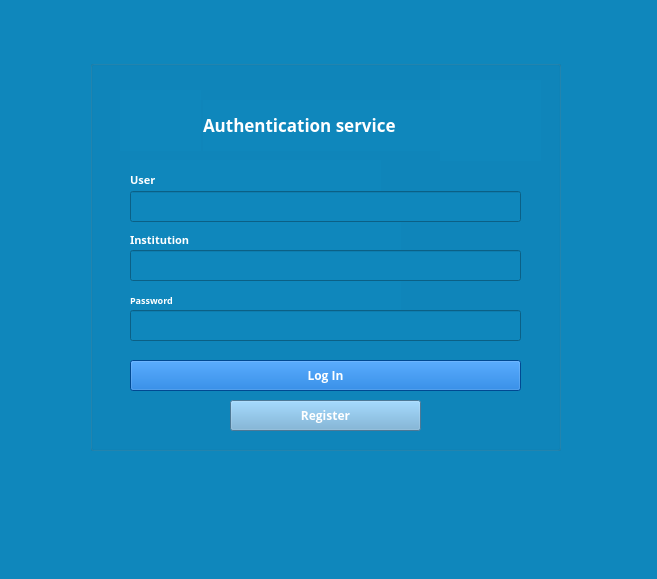
<?xml version="1.0" encoding="UTF-8"?>
<ui version="4.0">
 <class>LogIn</class>
 <widget class="QMainWindow" name="LogIn">
  <property name="geometry">
   <rect>
    <x>0</x>
    <y>0</y>
    <width>657</width>
    <height>579</height>
   </rect>
  </property>
  <property name="font">
   <font>
    <family>Neue Haas Grotesk Text Pro Extr</family>
   </font>
  </property>
  <property name="windowTitle">
   <string>Log In</string>
  </property>
  <property name="styleSheet">
   <string notr="true">background-color: #0F87BC</string>
  </property>
  <widget class="QWidget" name="centralwidget">
   <widget class="QLabel" name="label">
    <property name="geometry">
     <rect>
      <x>120</x>
      <y>90</y>
      <width>81</width>
      <height>61</height>
     </rect>
    </property>
    <property name="text">
     <string/>
    </property>
    <property name="pixmap">
     <pixmap>images/FacInformatica_p-removebg-preview.png</pixmap>
    </property>
   </widget>
   <widget class="QLabel" name="label_2">
    <property name="geometry">
     <rect>
      <x>440</x>
      <y>80</y>
      <width>101</width>
      <height>81</height>
     </rect>
    </property>
    <property name="text">
     <string/>
    </property>
    <property name="pixmap">
     <pixmap>images/LOGOTIPO leyenda color PNG.png</pixmap>
    </property>
    <property name="scaledContents">
     <bool>true</bool>
    </property>
   </widget>
   <widget class="QGroupBox" name="groupBox">
    <property name="geometry">
     <rect>
      <x>90</x>
      <y>60</y>
      <width>471</width>
      <height>391</height>
     </rect>
    </property>
    <property name="palette">
     <palette>
      <active>
       <colorrole role="WindowText">
        <brush brushstyle="SolidPattern">
         <color alpha="255">
          <red>255</red>
          <green>255</green>
          <blue>255</blue>
         </color>
        </brush>
       </colorrole>
       <colorrole role="Button">
        <brush brushstyle="SolidPattern">
         <color alpha="255">
          <red>15</red>
          <green>135</green>
          <blue>188</blue>
         </color>
        </brush>
       </colorrole>
       <colorrole role="Midlight">
        <brush brushstyle="SolidPattern">
         <color alpha="255">
          <red>255</red>
          <green>255</green>
          <blue>255</blue>
         </color>
        </brush>
       </colorrole>
       <colorrole role="Text">
        <brush brushstyle="SolidPattern">
         <color alpha="255">
          <red>255</red>
          <green>255</green>
          <blue>255</blue>
         </color>
        </brush>
       </colorrole>
       <colorrole role="ButtonText">
        <brush brushstyle="SolidPattern">
         <color alpha="255">
          <red>255</red>
          <green>255</green>
          <blue>255</blue>
         </color>
        </brush>
       </colorrole>
       <colorrole role="Base">
        <brush brushstyle="SolidPattern">
         <color alpha="255">
          <red>15</red>
          <green>135</green>
          <blue>188</blue>
         </color>
        </brush>
       </colorrole>
       <colorrole role="Window">
        <brush brushstyle="SolidPattern">
         <color alpha="255">
          <red>15</red>
          <green>135</green>
          <blue>188</blue>
         </color>
        </brush>
       </colorrole>
      </active>
      <inactive>
       <colorrole role="WindowText">
        <brush brushstyle="SolidPattern">
         <color alpha="255">
          <red>255</red>
          <green>255</green>
          <blue>255</blue>
         </color>
        </brush>
       </colorrole>
       <colorrole role="Button">
        <brush brushstyle="SolidPattern">
         <color alpha="255">
          <red>15</red>
          <green>135</green>
          <blue>188</blue>
         </color>
        </brush>
       </colorrole>
       <colorrole role="Midlight">
        <brush brushstyle="SolidPattern">
         <color alpha="255">
          <red>255</red>
          <green>255</green>
          <blue>255</blue>
         </color>
        </brush>
       </colorrole>
       <colorrole role="Text">
        <brush brushstyle="SolidPattern">
         <color alpha="255">
          <red>255</red>
          <green>255</green>
          <blue>255</blue>
         </color>
        </brush>
       </colorrole>
       <colorrole role="ButtonText">
        <brush brushstyle="SolidPattern">
         <color alpha="255">
          <red>255</red>
          <green>255</green>
          <blue>255</blue>
         </color>
        </brush>
       </colorrole>
       <colorrole role="Base">
        <brush brushstyle="SolidPattern">
         <color alpha="255">
          <red>15</red>
          <green>135</green>
          <blue>188</blue>
         </color>
        </brush>
       </colorrole>
       <colorrole role="Window">
        <brush brushstyle="SolidPattern">
         <color alpha="255">
          <red>15</red>
          <green>135</green>
          <blue>188</blue>
         </color>
        </brush>
       </colorrole>
      </inactive>
      <disabled>
       <colorrole role="WindowText">
        <brush brushstyle="SolidPattern">
         <color alpha="255">
          <red>120</red>
          <green>120</green>
          <blue>120</blue>
         </color>
        </brush>
       </colorrole>
       <colorrole role="Button">
        <brush brushstyle="SolidPattern">
         <color alpha="255">
          <red>15</red>
          <green>135</green>
          <blue>188</blue>
         </color>
        </brush>
       </colorrole>
       <colorrole role="Midlight">
        <brush brushstyle="SolidPattern">
         <color alpha="255">
          <red>255</red>
          <green>255</green>
          <blue>255</blue>
         </color>
        </brush>
       </colorrole>
       <colorrole role="Text">
        <brush brushstyle="SolidPattern">
         <color alpha="255">
          <red>120</red>
          <green>120</green>
          <blue>120</blue>
         </color>
        </brush>
       </colorrole>
       <colorrole role="ButtonText">
        <brush brushstyle="SolidPattern">
         <color alpha="255">
          <red>120</red>
          <green>120</green>
          <blue>120</blue>
         </color>
        </brush>
       </colorrole>
       <colorrole role="Base">
        <brush brushstyle="SolidPattern">
         <color alpha="255">
          <red>15</red>
          <green>135</green>
          <blue>188</blue>
         </color>
        </brush>
       </colorrole>
       <colorrole role="Window">
        <brush brushstyle="SolidPattern">
         <color alpha="255">
          <red>15</red>
          <green>135</green>
          <blue>188</blue>
         </color>
        </brush>
       </colorrole>
      </disabled>
     </palette>
    </property>
    <property name="font">
     <font>
      <family>Neue Haas Grotesk Text Pro Extr</family>
     </font>
    </property>
    <property name="title">
     <string/>
    </property>
    <widget class="QLabel" name="LogIn_3">
     <property name="geometry">
      <rect>
       <x>40</x>
       <y>100</y>
       <width>251</width>
       <height>41</height>
      </rect>
     </property>
     <property name="font">
      <font>
       <family>Neue Haas Grotesk Text Pro Extr</family>
       <pointsize>8</pointsize>
       <weight>75</weight>
       <bold>true</bold>
      </font>
     </property>
     <property name="text">
      <string>&lt;html&gt;
  &lt;head&gt;
    &lt;style&gt;
      p {
        color: white;
      }
    &lt;/style&gt;
  &lt;/head&gt;
  &lt;body&gt;
    &lt;p&gt;User&lt;/p&gt;
  &lt;/body&gt;
&lt;/html&gt;</string>
     </property>
    </widget>
    <widget class="QLabel" name="LogIn_4">
     <property name="geometry">
      <rect>
       <x>40</x>
       <y>220</y>
       <width>271</width>
       <height>41</height>
      </rect>
     </property>
     <property name="font">
      <font>
       <family>Neue Haas Grotesk Text Pro Extr</family>
       <pointsize>7</pointsize>
       <weight>75</weight>
       <bold>true</bold>
      </font>
     </property>
     <property name="text">
      <string>&lt;html&gt;
  &lt;head&gt;
    &lt;style&gt;
      p {
         color: white;
      }
    &lt;/style&gt;
  &lt;/head&gt;
  &lt;body&gt;
    &lt;p&gt;Password&lt;/p&gt;
  &lt;/body&gt;
&lt;/html&gt;</string>
     </property>
    </widget>
    <widget class="QPushButton" name="botonLogIn">
     <property name="geometry">
      <rect>
       <x>40</x>
       <y>300</y>
       <width>391</width>
       <height>31</height>
      </rect>
     </property>
     <property name="palette">
      <palette>
       <active>
        <colorrole role="WindowText">
         <brush brushstyle="SolidPattern">
          <color alpha="255">
           <red>255</red>
           <green>255</green>
           <blue>255</blue>
          </color>
         </brush>
        </colorrole>
        <colorrole role="Button">
         <brush brushstyle="SolidPattern">
          <color alpha="255">
           <red>0</red>
           <green>102</green>
           <blue>204</blue>
          </color>
         </brush>
        </colorrole>
        <colorrole role="Light">
         <brush brushstyle="SolidPattern">
          <color alpha="255">
           <red>255</red>
           <green>255</green>
           <blue>255</blue>
          </color>
         </brush>
        </colorrole>
        <colorrole role="Midlight">
         <brush brushstyle="SolidPattern">
          <color alpha="255">
           <red>255</red>
           <green>255</green>
           <blue>255</blue>
          </color>
         </brush>
        </colorrole>
        <colorrole role="Dark">
         <brush brushstyle="SolidPattern">
          <color alpha="255">
           <red>127</red>
           <green>127</green>
           <blue>127</blue>
          </color>
         </brush>
        </colorrole>
        <colorrole role="Mid">
         <brush brushstyle="SolidPattern">
          <color alpha="255">
           <red>170</red>
           <green>170</green>
           <blue>170</blue>
          </color>
         </brush>
        </colorrole>
        <colorrole role="Text">
         <brush brushstyle="SolidPattern">
          <color alpha="255">
           <red>255</red>
           <green>255</green>
           <blue>255</blue>
          </color>
         </brush>
        </colorrole>
        <colorrole role="BrightText">
         <brush brushstyle="SolidPattern">
          <color alpha="255">
           <red>255</red>
           <green>255</green>
           <blue>255</blue>
          </color>
         </brush>
        </colorrole>
        <colorrole role="ButtonText">
         <brush brushstyle="SolidPattern">
          <color alpha="255">
           <red>255</red>
           <green>255</green>
           <blue>255</blue>
          </color>
         </brush>
        </colorrole>
        <colorrole role="Base">
         <brush brushstyle="SolidPattern">
          <color alpha="255">
           <red>0</red>
           <green>102</green>
           <blue>204</blue>
          </color>
         </brush>
        </colorrole>
        <colorrole role="Window">
         <brush brushstyle="SolidPattern">
          <color alpha="255">
           <red>0</red>
           <green>102</green>
           <blue>204</blue>
          </color>
         </brush>
        </colorrole>
        <colorrole role="Shadow">
         <brush brushstyle="SolidPattern">
          <color alpha="255">
           <red>0</red>
           <green>0</green>
           <blue>0</blue>
          </color>
         </brush>
        </colorrole>
        <colorrole role="AlternateBase">
         <brush brushstyle="SolidPattern">
          <color alpha="255">
           <red>255</red>
           <green>255</green>
           <blue>255</blue>
          </color>
         </brush>
        </colorrole>
        <colorrole role="ToolTipBase">
         <brush brushstyle="SolidPattern">
          <color alpha="255">
           <red>255</red>
           <green>255</green>
           <blue>220</blue>
          </color>
         </brush>
        </colorrole>
        <colorrole role="ToolTipText">
         <brush brushstyle="SolidPattern">
          <color alpha="255">
           <red>0</red>
           <green>0</green>
           <blue>0</blue>
          </color>
         </brush>
        </colorrole>
       </active>
       <inactive>
        <colorrole role="WindowText">
         <brush brushstyle="SolidPattern">
          <color alpha="255">
           <red>255</red>
           <green>255</green>
           <blue>255</blue>
          </color>
         </brush>
        </colorrole>
        <colorrole role="Button">
         <brush brushstyle="SolidPattern">
          <color alpha="255">
           <red>0</red>
           <green>102</green>
           <blue>204</blue>
          </color>
         </brush>
        </colorrole>
        <colorrole role="Light">
         <brush brushstyle="SolidPattern">
          <color alpha="255">
           <red>255</red>
           <green>255</green>
           <blue>255</blue>
          </color>
         </brush>
        </colorrole>
        <colorrole role="Midlight">
         <brush brushstyle="SolidPattern">
          <color alpha="255">
           <red>255</red>
           <green>255</green>
           <blue>255</blue>
          </color>
         </brush>
        </colorrole>
        <colorrole role="Dark">
         <brush brushstyle="SolidPattern">
          <color alpha="255">
           <red>127</red>
           <green>127</green>
           <blue>127</blue>
          </color>
         </brush>
        </colorrole>
        <colorrole role="Mid">
         <brush brushstyle="SolidPattern">
          <color alpha="255">
           <red>170</red>
           <green>170</green>
           <blue>170</blue>
          </color>
         </brush>
        </colorrole>
        <colorrole role="Text">
         <brush brushstyle="SolidPattern">
          <color alpha="255">
           <red>255</red>
           <green>255</green>
           <blue>255</blue>
          </color>
         </brush>
        </colorrole>
        <colorrole role="BrightText">
         <brush brushstyle="SolidPattern">
          <color alpha="255">
           <red>255</red>
           <green>255</green>
           <blue>255</blue>
          </color>
         </brush>
        </colorrole>
        <colorrole role="ButtonText">
         <brush brushstyle="SolidPattern">
          <color alpha="255">
           <red>255</red>
           <green>255</green>
           <blue>255</blue>
          </color>
         </brush>
        </colorrole>
        <colorrole role="Base">
         <brush brushstyle="SolidPattern">
          <color alpha="255">
           <red>0</red>
           <green>102</green>
           <blue>204</blue>
          </color>
         </brush>
        </colorrole>
        <colorrole role="Window">
         <brush brushstyle="SolidPattern">
          <color alpha="255">
           <red>0</red>
           <green>102</green>
           <blue>204</blue>
          </color>
         </brush>
        </colorrole>
        <colorrole role="Shadow">
         <brush brushstyle="SolidPattern">
          <color alpha="255">
           <red>0</red>
           <green>0</green>
           <blue>0</blue>
          </color>
         </brush>
        </colorrole>
        <colorrole role="AlternateBase">
         <brush brushstyle="SolidPattern">
          <color alpha="255">
           <red>255</red>
           <green>255</green>
           <blue>255</blue>
          </color>
         </brush>
        </colorrole>
        <colorrole role="ToolTipBase">
         <brush brushstyle="SolidPattern">
          <color alpha="255">
           <red>255</red>
           <green>255</green>
           <blue>220</blue>
          </color>
         </brush>
        </colorrole>
        <colorrole role="ToolTipText">
         <brush brushstyle="SolidPattern">
          <color alpha="255">
           <red>0</red>
           <green>0</green>
           <blue>0</blue>
          </color>
         </brush>
        </colorrole>
       </inactive>
       <disabled>
        <colorrole role="WindowText">
         <brush brushstyle="SolidPattern">
          <color alpha="255">
           <red>127</red>
           <green>127</green>
           <blue>127</blue>
          </color>
         </brush>
        </colorrole>
        <colorrole role="Button">
         <brush brushstyle="SolidPattern">
          <color alpha="255">
           <red>0</red>
           <green>102</green>
           <blue>204</blue>
          </color>
         </brush>
        </colorrole>
        <colorrole role="Light">
         <brush brushstyle="SolidPattern">
          <color alpha="255">
           <red>255</red>
           <green>255</green>
           <blue>255</blue>
          </color>
         </brush>
        </colorrole>
        <colorrole role="Midlight">
         <brush brushstyle="SolidPattern">
          <color alpha="255">
           <red>255</red>
           <green>255</green>
           <blue>255</blue>
          </color>
         </brush>
        </colorrole>
        <colorrole role="Dark">
         <brush brushstyle="SolidPattern">
          <color alpha="255">
           <red>127</red>
           <green>127</green>
           <blue>127</blue>
          </color>
         </brush>
        </colorrole>
        <colorrole role="Mid">
         <brush brushstyle="SolidPattern">
          <color alpha="255">
           <red>170</red>
           <green>170</green>
           <blue>170</blue>
          </color>
         </brush>
        </colorrole>
        <colorrole role="Text">
         <brush brushstyle="SolidPattern">
          <color alpha="255">
           <red>127</red>
           <green>127</green>
           <blue>127</blue>
          </color>
         </brush>
        </colorrole>
        <colorrole role="BrightText">
         <brush brushstyle="SolidPattern">
          <color alpha="255">
           <red>255</red>
           <green>255</green>
           <blue>255</blue>
          </color>
         </brush>
        </colorrole>
        <colorrole role="ButtonText">
         <brush brushstyle="SolidPattern">
          <color alpha="255">
           <red>127</red>
           <green>127</green>
           <blue>127</blue>
          </color>
         </brush>
        </colorrole>
        <colorrole role="Base">
         <brush brushstyle="SolidPattern">
          <color alpha="255">
           <red>0</red>
           <green>102</green>
           <blue>204</blue>
          </color>
         </brush>
        </colorrole>
        <colorrole role="Window">
         <brush brushstyle="SolidPattern">
          <color alpha="255">
           <red>0</red>
           <green>102</green>
           <blue>204</blue>
          </color>
         </brush>
        </colorrole>
        <colorrole role="Shadow">
         <brush brushstyle="SolidPattern">
          <color alpha="255">
           <red>0</red>
           <green>0</green>
           <blue>0</blue>
          </color>
         </brush>
        </colorrole>
        <colorrole role="AlternateBase">
         <brush brushstyle="SolidPattern">
          <color alpha="255">
           <red>255</red>
           <green>255</green>
           <blue>255</blue>
          </color>
         </brush>
        </colorrole>
        <colorrole role="ToolTipBase">
         <brush brushstyle="SolidPattern">
          <color alpha="255">
           <red>255</red>
           <green>255</green>
           <blue>220</blue>
          </color>
         </brush>
        </colorrole>
        <colorrole role="ToolTipText">
         <brush brushstyle="SolidPattern">
          <color alpha="255">
           <red>0</red>
           <green>0</green>
           <blue>0</blue>
          </color>
         </brush>
        </colorrole>
       </disabled>
      </palette>
     </property>
     <property name="font">
      <font>
       <family>Open Sans</family>
       <pointsize>9</pointsize>
       <weight>75</weight>
       <bold>true</bold>
      </font>
     </property>
     <property name="toolTip">
      <string/>
     </property>
     <property name="whatsThis">
      <string/>
     </property>
     <property name="styleSheet">
      <string notr="true">background-color: #0066CC</string>
     </property>
     <property name="text">
      <string>Log In</string>
     </property>
    </widget>
    <widget class="QLineEdit" name="lineUser">
     <property name="geometry">
      <rect>
       <x>40</x>
       <y>131</y>
       <width>391</width>
       <height>31</height>
      </rect>
     </property>
     <property name="font">
      <font>
       <family>Neue Haas Grotesk Text Pro Extr</family>
       <weight>75</weight>
       <bold>true</bold>
      </font>
     </property>
     <property name="text">
      <string/>
     </property>
    </widget>
    <widget class="QLineEdit" name="linePw">
     <property name="geometry">
      <rect>
       <x>40</x>
       <y>250</y>
       <width>391</width>
       <height>31</height>
      </rect>
     </property>
     <property name="font">
      <font>
       <family>Neue Haas Grotesk Text Pro Extr</family>
       <weight>75</weight>
       <bold>true</bold>
      </font>
     </property>
    </widget>
    <widget class="QLabel" name="LogIn_5">
     <property name="geometry">
      <rect>
       <x>40</x>
       <y>160</y>
       <width>271</width>
       <height>41</height>
      </rect>
     </property>
     <property name="font">
      <font>
       <family>Neue Haas Grotesk Text Pro Extr</family>
       <pointsize>8</pointsize>
       <weight>75</weight>
       <bold>true</bold>
      </font>
     </property>
     <property name="text">
      <string>&lt;html&gt;
  &lt;head&gt;
    &lt;style&gt;
      p {
        color: white;
      }
    &lt;/style&gt;
  &lt;/head&gt;
  &lt;body&gt;
    &lt;p&gt;Institution&lt;/p&gt;
  &lt;/body&gt;
&lt;/html&gt;</string>
     </property>
    </widget>
    <widget class="QLineEdit" name="lineInstitution">
     <property name="geometry">
      <rect>
       <x>40</x>
       <y>190</y>
       <width>391</width>
       <height>31</height>
      </rect>
     </property>
     <property name="font">
      <font>
       <family>Neue Haas Grotesk Text Pro Extr</family>
       <weight>75</weight>
       <bold>true</bold>
      </font>
     </property>
    </widget>
    <widget class="QLabel" name="LogIn_2">
     <property name="geometry">
      <rect>
       <x>113</x>
       <y>40</y>
       <width>241</width>
       <height>51</height>
      </rect>
     </property>
     <property name="font">
      <font>
       <family>Neue Haas Grotesk Text Pro Extr</family>
       <pointsize>13</pointsize>
       <weight>75</weight>
       <bold>true</bold>
      </font>
     </property>
     <property name="text">
      <string>&lt;html&gt;
  &lt;head&gt;
    &lt;style&gt;
      p {
        color: white;
      }
    &lt;/style&gt;
  &lt;/head&gt;
  &lt;body&gt;
    &lt;p&gt;Authentication service&lt;/p&gt;
  &lt;/body&gt;
&lt;/html&gt;</string>
     </property>
    </widget>
    <widget class="QPushButton" name="buttonRegister">
     <property name="geometry">
      <rect>
       <x>140</x>
       <y>340</y>
       <width>191</width>
       <height>31</height>
      </rect>
     </property>
     <property name="palette">
      <palette>
       <active>
        <colorrole role="WindowText">
         <brush brushstyle="SolidPattern">
          <color alpha="255">
           <red>255</red>
           <green>255</green>
           <blue>255</blue>
          </color>
         </brush>
        </colorrole>
        <colorrole role="Button">
         <brush brushstyle="SolidPattern">
          <color alpha="255">
           <red>106</red>
           <green>168</green>
           <blue>210</blue>
          </color>
         </brush>
        </colorrole>
        <colorrole role="Light">
         <brush brushstyle="SolidPattern">
          <color alpha="255">
           <red>255</red>
           <green>255</green>
           <blue>255</blue>
          </color>
         </brush>
        </colorrole>
        <colorrole role="Midlight">
         <brush brushstyle="SolidPattern">
          <color alpha="255">
           <red>255</red>
           <green>255</green>
           <blue>255</blue>
          </color>
         </brush>
        </colorrole>
        <colorrole role="Dark">
         <brush brushstyle="SolidPattern">
          <color alpha="255">
           <red>127</red>
           <green>127</green>
           <blue>127</blue>
          </color>
         </brush>
        </colorrole>
        <colorrole role="Mid">
         <brush brushstyle="SolidPattern">
          <color alpha="255">
           <red>170</red>
           <green>170</green>
           <blue>170</blue>
          </color>
         </brush>
        </colorrole>
        <colorrole role="Text">
         <brush brushstyle="SolidPattern">
          <color alpha="255">
           <red>255</red>
           <green>255</green>
           <blue>255</blue>
          </color>
         </brush>
        </colorrole>
        <colorrole role="BrightText">
         <brush brushstyle="SolidPattern">
          <color alpha="255">
           <red>255</red>
           <green>255</green>
           <blue>255</blue>
          </color>
         </brush>
        </colorrole>
        <colorrole role="ButtonText">
         <brush brushstyle="SolidPattern">
          <color alpha="255">
           <red>255</red>
           <green>255</green>
           <blue>255</blue>
          </color>
         </brush>
        </colorrole>
        <colorrole role="Base">
         <brush brushstyle="SolidPattern">
          <color alpha="255">
           <red>106</red>
           <green>168</green>
           <blue>210</blue>
          </color>
         </brush>
        </colorrole>
        <colorrole role="Window">
         <brush brushstyle="SolidPattern">
          <color alpha="255">
           <red>106</red>
           <green>168</green>
           <blue>210</blue>
          </color>
         </brush>
        </colorrole>
        <colorrole role="Shadow">
         <brush brushstyle="SolidPattern">
          <color alpha="255">
           <red>0</red>
           <green>0</green>
           <blue>0</blue>
          </color>
         </brush>
        </colorrole>
        <colorrole role="AlternateBase">
         <brush brushstyle="SolidPattern">
          <color alpha="255">
           <red>255</red>
           <green>255</green>
           <blue>255</blue>
          </color>
         </brush>
        </colorrole>
        <colorrole role="ToolTipBase">
         <brush brushstyle="SolidPattern">
          <color alpha="255">
           <red>255</red>
           <green>255</green>
           <blue>220</blue>
          </color>
         </brush>
        </colorrole>
        <colorrole role="ToolTipText">
         <brush brushstyle="SolidPattern">
          <color alpha="255">
           <red>0</red>
           <green>0</green>
           <blue>0</blue>
          </color>
         </brush>
        </colorrole>
       </active>
       <inactive>
        <colorrole role="WindowText">
         <brush brushstyle="SolidPattern">
          <color alpha="255">
           <red>255</red>
           <green>255</green>
           <blue>255</blue>
          </color>
         </brush>
        </colorrole>
        <colorrole role="Button">
         <brush brushstyle="SolidPattern">
          <color alpha="255">
           <red>106</red>
           <green>168</green>
           <blue>210</blue>
          </color>
         </brush>
        </colorrole>
        <colorrole role="Light">
         <brush brushstyle="SolidPattern">
          <color alpha="255">
           <red>255</red>
           <green>255</green>
           <blue>255</blue>
          </color>
         </brush>
        </colorrole>
        <colorrole role="Midlight">
         <brush brushstyle="SolidPattern">
          <color alpha="255">
           <red>255</red>
           <green>255</green>
           <blue>255</blue>
          </color>
         </brush>
        </colorrole>
        <colorrole role="Dark">
         <brush brushstyle="SolidPattern">
          <color alpha="255">
           <red>127</red>
           <green>127</green>
           <blue>127</blue>
          </color>
         </brush>
        </colorrole>
        <colorrole role="Mid">
         <brush brushstyle="SolidPattern">
          <color alpha="255">
           <red>170</red>
           <green>170</green>
           <blue>170</blue>
          </color>
         </brush>
        </colorrole>
        <colorrole role="Text">
         <brush brushstyle="SolidPattern">
          <color alpha="255">
           <red>255</red>
           <green>255</green>
           <blue>255</blue>
          </color>
         </brush>
        </colorrole>
        <colorrole role="BrightText">
         <brush brushstyle="SolidPattern">
          <color alpha="255">
           <red>255</red>
           <green>255</green>
           <blue>255</blue>
          </color>
         </brush>
        </colorrole>
        <colorrole role="ButtonText">
         <brush brushstyle="SolidPattern">
          <color alpha="255">
           <red>255</red>
           <green>255</green>
           <blue>255</blue>
          </color>
         </brush>
        </colorrole>
        <colorrole role="Base">
         <brush brushstyle="SolidPattern">
          <color alpha="255">
           <red>106</red>
           <green>168</green>
           <blue>210</blue>
          </color>
         </brush>
        </colorrole>
        <colorrole role="Window">
         <brush brushstyle="SolidPattern">
          <color alpha="255">
           <red>106</red>
           <green>168</green>
           <blue>210</blue>
          </color>
         </brush>
        </colorrole>
        <colorrole role="Shadow">
         <brush brushstyle="SolidPattern">
          <color alpha="255">
           <red>0</red>
           <green>0</green>
           <blue>0</blue>
          </color>
         </brush>
        </colorrole>
        <colorrole role="AlternateBase">
         <brush brushstyle="SolidPattern">
          <color alpha="255">
           <red>255</red>
           <green>255</green>
           <blue>255</blue>
          </color>
         </brush>
        </colorrole>
        <colorrole role="ToolTipBase">
         <brush brushstyle="SolidPattern">
          <color alpha="255">
           <red>255</red>
           <green>255</green>
           <blue>220</blue>
          </color>
         </brush>
        </colorrole>
        <colorrole role="ToolTipText">
         <brush brushstyle="SolidPattern">
          <color alpha="255">
           <red>0</red>
           <green>0</green>
           <blue>0</blue>
          </color>
         </brush>
        </colorrole>
       </inactive>
       <disabled>
        <colorrole role="WindowText">
         <brush brushstyle="SolidPattern">
          <color alpha="255">
           <red>127</red>
           <green>127</green>
           <blue>127</blue>
          </color>
         </brush>
        </colorrole>
        <colorrole role="Button">
         <brush brushstyle="SolidPattern">
          <color alpha="255">
           <red>106</red>
           <green>168</green>
           <blue>210</blue>
          </color>
         </brush>
        </colorrole>
        <colorrole role="Light">
         <brush brushstyle="SolidPattern">
          <color alpha="255">
           <red>255</red>
           <green>255</green>
           <blue>255</blue>
          </color>
         </brush>
        </colorrole>
        <colorrole role="Midlight">
         <brush brushstyle="SolidPattern">
          <color alpha="255">
           <red>255</red>
           <green>255</green>
           <blue>255</blue>
          </color>
         </brush>
        </colorrole>
        <colorrole role="Dark">
         <brush brushstyle="SolidPattern">
          <color alpha="255">
           <red>127</red>
           <green>127</green>
           <blue>127</blue>
          </color>
         </brush>
        </colorrole>
        <colorrole role="Mid">
         <brush brushstyle="SolidPattern">
          <color alpha="255">
           <red>170</red>
           <green>170</green>
           <blue>170</blue>
          </color>
         </brush>
        </colorrole>
        <colorrole role="Text">
         <brush brushstyle="SolidPattern">
          <color alpha="255">
           <red>127</red>
           <green>127</green>
           <blue>127</blue>
          </color>
         </brush>
        </colorrole>
        <colorrole role="BrightText">
         <brush brushstyle="SolidPattern">
          <color alpha="255">
           <red>255</red>
           <green>255</green>
           <blue>255</blue>
          </color>
         </brush>
        </colorrole>
        <colorrole role="ButtonText">
         <brush brushstyle="SolidPattern">
          <color alpha="255">
           <red>127</red>
           <green>127</green>
           <blue>127</blue>
          </color>
         </brush>
        </colorrole>
        <colorrole role="Base">
         <brush brushstyle="SolidPattern">
          <color alpha="255">
           <red>106</red>
           <green>168</green>
           <blue>210</blue>
          </color>
         </brush>
        </colorrole>
        <colorrole role="Window">
         <brush brushstyle="SolidPattern">
          <color alpha="255">
           <red>106</red>
           <green>168</green>
           <blue>210</blue>
          </color>
         </brush>
        </colorrole>
        <colorrole role="Shadow">
         <brush brushstyle="SolidPattern">
          <color alpha="255">
           <red>0</red>
           <green>0</green>
           <blue>0</blue>
          </color>
         </brush>
        </colorrole>
        <colorrole role="AlternateBase">
         <brush brushstyle="SolidPattern">
          <color alpha="255">
           <red>255</red>
           <green>255</green>
           <blue>255</blue>
          </color>
         </brush>
        </colorrole>
        <colorrole role="ToolTipBase">
         <brush brushstyle="SolidPattern">
          <color alpha="255">
           <red>255</red>
           <green>255</green>
           <blue>220</blue>
          </color>
         </brush>
        </colorrole>
        <colorrole role="ToolTipText">
         <brush brushstyle="SolidPattern">
          <color alpha="255">
           <red>0</red>
           <green>0</green>
           <blue>0</blue>
          </color>
         </brush>
        </colorrole>
       </disabled>
      </palette>
     </property>
     <property name="font">
      <font>
       <family>Open Sans</family>
       <pointsize>9</pointsize>
       <weight>75</weight>
       <bold>true</bold>
      </font>
     </property>
     <property name="toolTip">
      <string/>
     </property>
     <property name="whatsThis">
      <string/>
     </property>
     <property name="styleSheet">
      <string notr="true">background-color: #6AA8D2</string>
     </property>
     <property name="text">
      <string>Register</string>
     </property>
    </widget>
    <zorder>LogIn_5</zorder>
    <zorder>LogIn_3</zorder>
    <zorder>LogIn_4</zorder>
    <zorder>botonLogIn</zorder>
    <zorder>lineUser</zorder>
    <zorder>linePw</zorder>
    <zorder>lineInstitution</zorder>
    <zorder>LogIn_2</zorder>
    <zorder>buttonRegister</zorder>
   </widget>
   <zorder>groupBox</zorder>
   <zorder>label</zorder>
   <zorder>label_2</zorder>
  </widget>
  <widget class="QMenuBar" name="menubar">
   <property name="geometry">
    <rect>
     <x>0</x>
     <y>0</y>
     <width>657</width>
     <height>26</height>
    </rect>
   </property>
  </widget>
  <widget class="QStatusBar" name="statusbar"/>
 </widget>
 <resources/>
 <connections/>
</ui>
